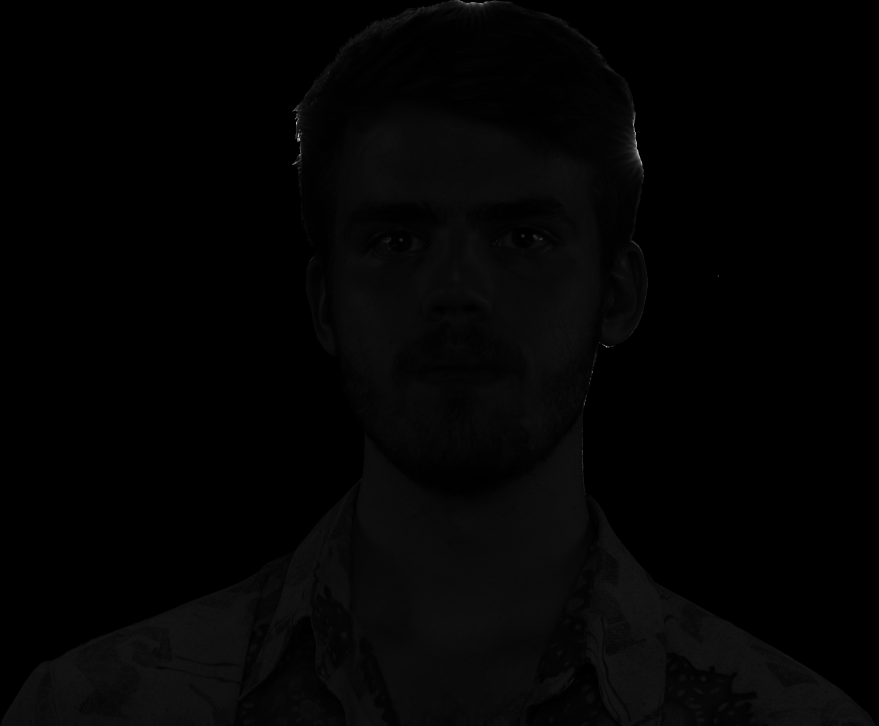
#> input picture output/photometric_stereo_results/albedo_map.png, 3514 x 2904 px (shown at 1/4 size); the run also reads 1 picture not shown here
$ python compare_albedos.py
#> lines starting #> are read from the running program, lines starting #| are printed output that depends on the picture; pictures that were not available may be replaced by others from this repository, and a replacement may not be noted
import cv2
import numpy as np
import matplotlib.pyplot as plt
import os

# --- Paths ---
ps_albedo_gray_path = "output/photometric_stereo_results/albedo_map.png"
ps_albedo_rgb_path = "output/photometric_stereo_results/albedo_map_rgb.png"
true_albedo_gray_path = "processed/roi_cropped_tiffs/constant.tiff"
true_albedo_rgb_path = "processed/roi_cropped_tiffs/constant_rgb.tiff"
mask_path = "processed/face_mask_for_white_gradient_cropped.png"
output_image_path = "output/photometric_stereo_results/compare_albedos.png"

# --- Load grayscale albedos ---
ps_albedo_gray = cv2.imread(ps_albedo_gray_path, cv2.IMREAD_GRAYSCALE).astype(np.float32)
#> ps_albedo_gray: shape (2904, 3514) float32; min 0, max 255, mean 3.8
true_albedo_gray = cv2.imread(true_albedo_gray_path, cv2.IMREAD_UNCHANGED).astype(np.float32)
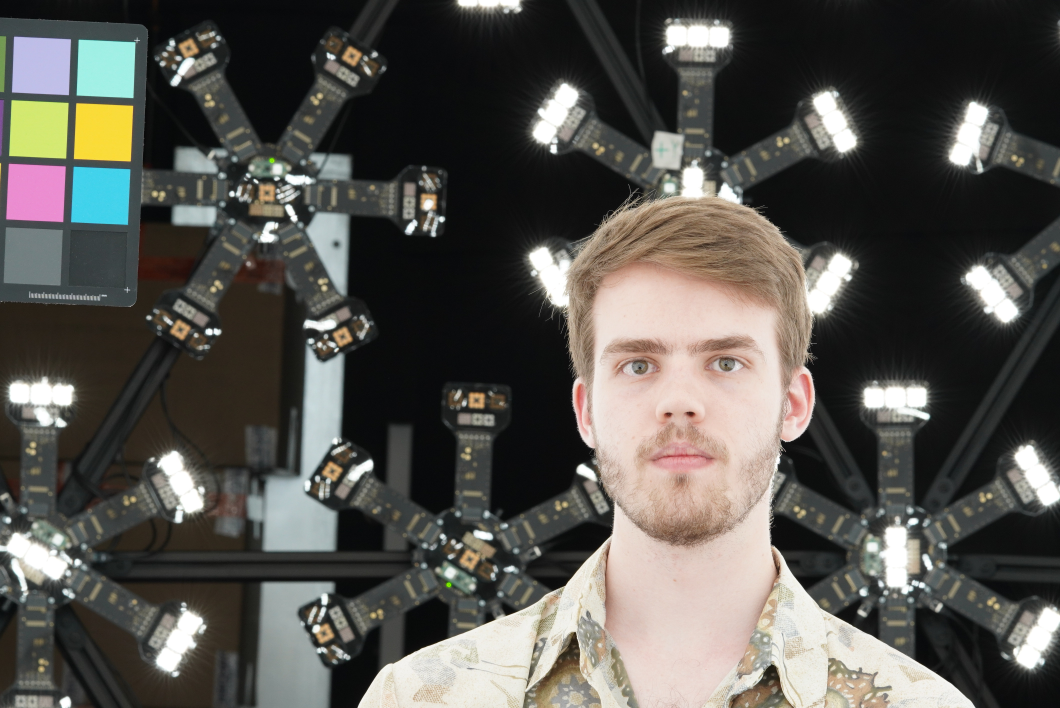
#> input picture raw_input/linear-gradient-patterns/DSC07652.JPG, 4240 x 2832 px, given in place of constant.tiff, which was not available (shown at 1/4 size)

# Normalize grayscale maps
ps_albedo_gray /= (ps_albedo_gray.max() + 1e-8)
true_albedo_gray /= (true_albedo_gray.max() + 1e-8)

# Resize for consistency
if ps_albedo_gray.shape != true_albedo_gray.shape:
    true_albedo_gray = cv2.resize(true_albedo_gray, (ps_albedo_gray.shape[1], ps_albedo_gray.shape[0]))
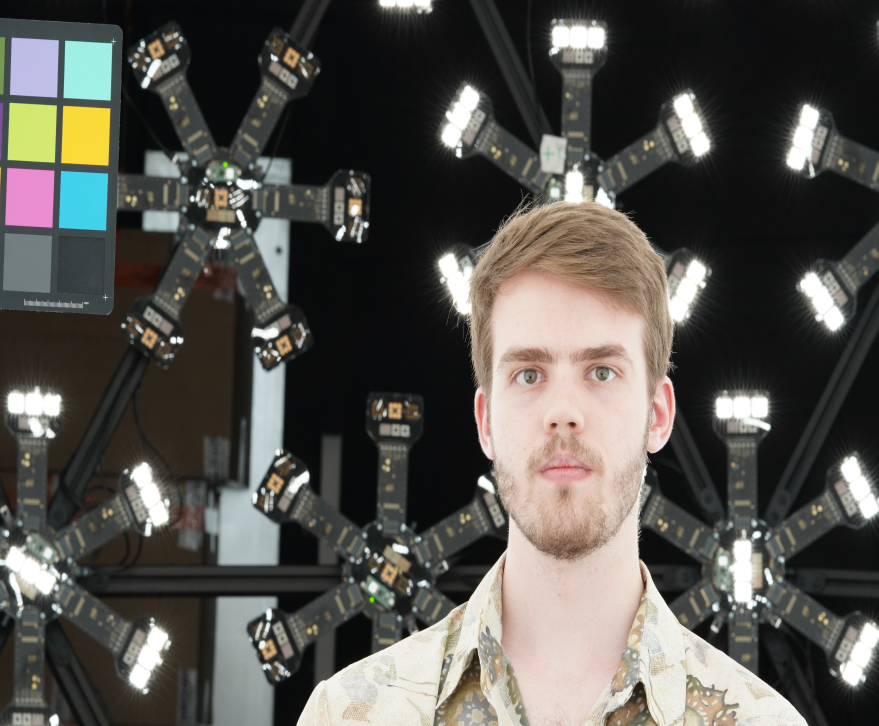
#> true_albedo_gray: shape (2904, 3514, 3) float32 (shown at 1/4 size); mean B, G, R 0.311, 0.332, 0.341

# --- Load RGB photometric stereo albedo ---
ps_albedo_rgb = cv2.imread(ps_albedo_rgb_path, cv2.IMREAD_UNCHANGED)
ps_albedo_rgb = cv2.cvtColor(ps_albedo_rgb, cv2.COLOR_BGR2RGB)

# --- Generate true RGB albedo from constant illumination image ---
true_rgb = cv2.imread(true_albedo_rgb_path, cv2.IMREAD_UNCHANGED)
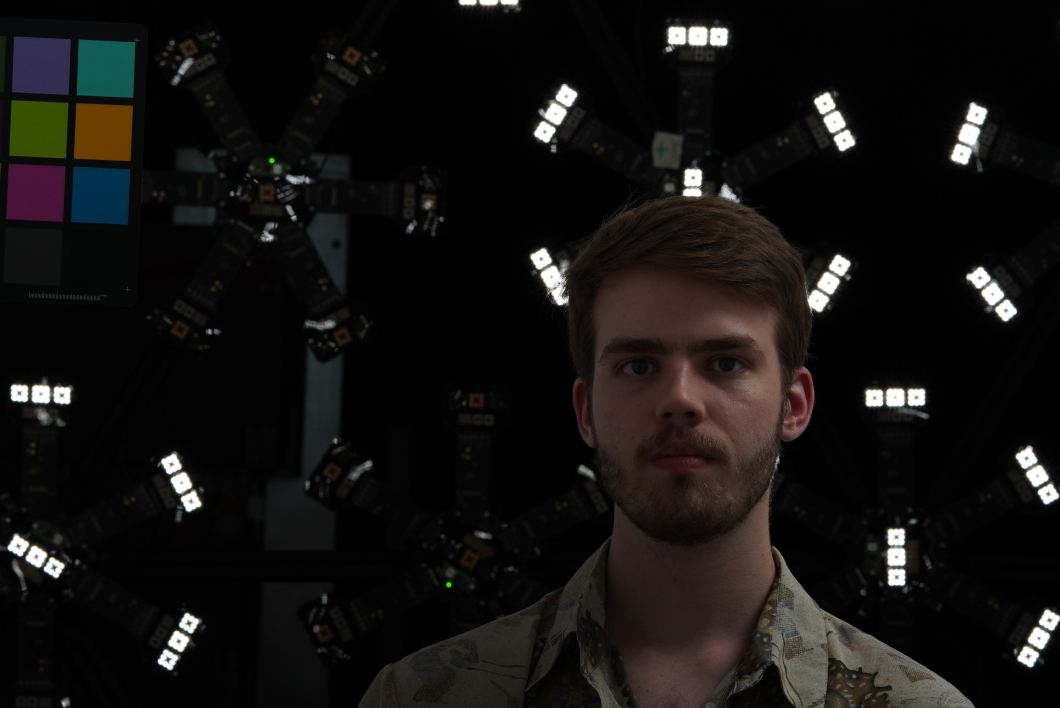
#> input picture raw_input/linear-gradient-patterns/DSC07653.JPG, 4240 x 2832 px, given in place of constant_rgb.tiff, which was not available (shown at 1/4 size)
#> true_rgb is the input picture: shape (2832, 4240, 3); mean B, G, R 16.6, 18.1, 19.7
mask = cv2.imread(mask_path, cv2.IMREAD_GRAYSCALE)
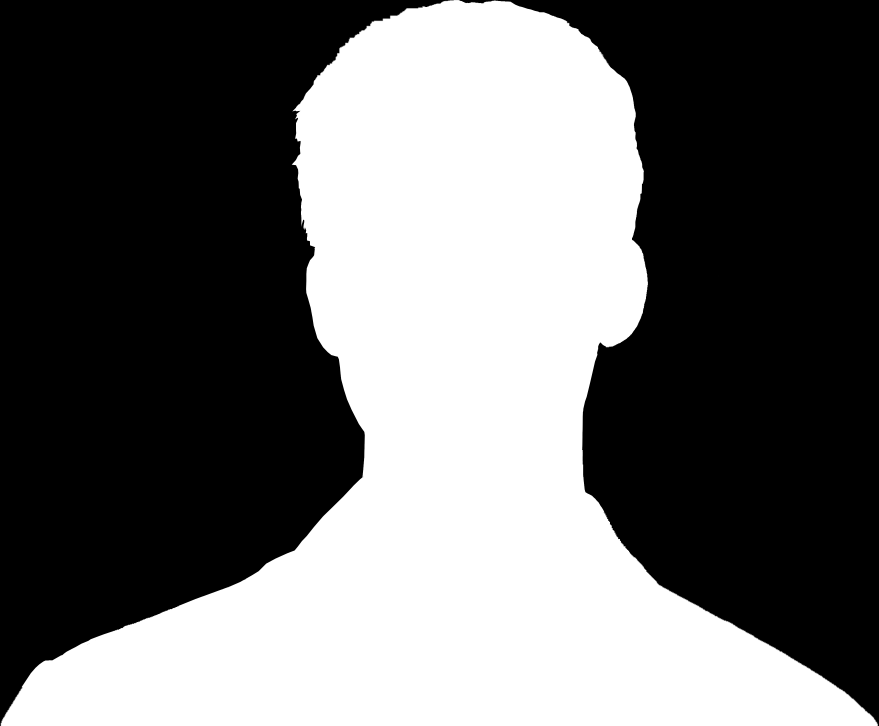
#> input picture processed/face_mask_for_white_gradient_cropped.png, 3514 x 2904 px (shown at 1/4 size)
#> mask is the input picture: shape (2904, 3514); min 0, max 255, mean 107.7
if true_rgb is None or mask is None:
    raise FileNotFoundError("Missing constant_rgb.tiff or roi_mask_cropped.png")

# Normalize true RGB albedo using percentiles within the mask
norm_rgb = np.zeros_like(true_rgb, dtype=np.uint8)
for c in range(3):
    channel = true_rgb[..., c].astype(np.float32)
#> (the run stopped early here; a loop or call above may not have finished)
